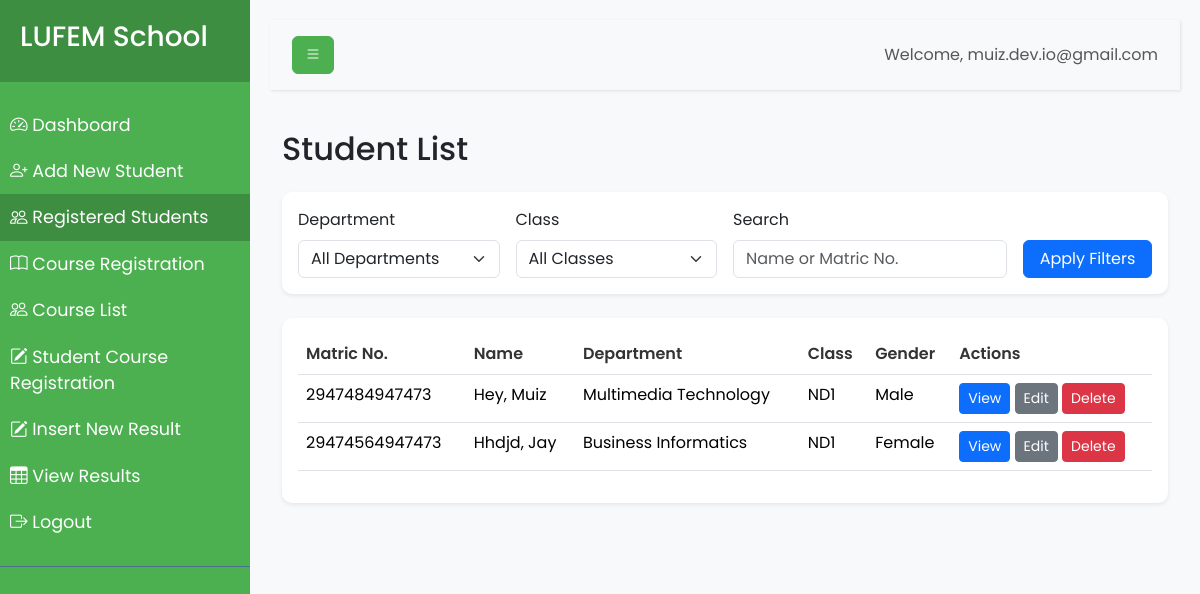
The page /dashboard/student_list.php (signed in) on the database its author committed.
### tables this page shows
CREATE TABLE `Students` (
  `student_id` int(11) NOT NULL,
  `matriculation_number` varchar(20) NOT NULL,
  `first_name` varchar(50) NOT NULL,
  `last_name` varchar(50) NOT NULL,
  `department_id` int(11) NOT NULL,
  `gender` enum('Male','Female','Other') NOT NULL,
  `class` enum('ND1','ND2','HND1','HND2') NOT NULL,
  `academic_year_id` int(11) NOT NULL,
  `session_id` int(11) NOT NULL,
  `password` varchar(255) NOT NULL
);

CREATE TABLE `Departments` (
  `department_id` int(11) NOT NULL,
  `department_name` varchar(100) NOT NULL
);

### db.php (called while the page is built, shortened)
<?php
$host = 'localhost';
$dbname = 'lmf';
$username = 'root';
$password = '';
try {
    $conn = new mysqli($host, $username, $password, $dbname);
} catch (Exception $e) {
    die("Database connection failed: " . $e->getMessage());
}
function executeQuery($sql, $params = []) {
    global $conn;
    $stmt = $conn->prepare($sql);
    if (!empty($params)) {
        $types = str_repeat('s', count($params));
        $stmt->bind_param($types, ...$params);
    }
    $stmt->execute();
    return $stmt;
}
function fetchAll($sql, $params = []) {
    $stmt = executeQuery($sql, $params);
    $result = $stmt->get_result();
    return $result->fetch_all(MYSQLI_ASSOC);
}

### dashboard/student_list.php (the view, shortened to what this page needs)
<?php
require_once '../db.php';
$filters = [
    'department_id' => $_GET['department_id'] ?? '',
    'class' => $_GET['class'] ?? '',
    'search' => $_GET['search'] ?? '',
];
$page = isset($_GET['page']) ? (int)$_GET['page'] : 1;
$limit = 10;
$offset = ($page - 1) * $limit;
$query = "SELECT s.student_id, s.matriculation_number, s.first_name, s.last_name,
                 s.gender, s.class, d.department_name, d.department_id
          FROM Students s
          JOIN Departments d ON s.department_id = d.department_id
          WHERE 1=1";
$params = [];
$query .= " ORDER BY s.last_name, s.first_name";
$query .= " LIMIT ? OFFSET ?";
$params[] = $limit;
$params[] = $offset;
$students = fetchAll($query, $params);
?>
<!DOCTYPE html>
<html lang="en">
<head>
    <link href="https://cdn.jsdelivr.net/npm/bootstrap@5.3.3/dist/css/bootstrap.min.css" rel="stylesheet">
    <link href="https://cdn.jsdelivr.net/npm/bootstrap-icons@1.7.2/font/bootstrap-icons.css" rel="stylesheet">
    <link rel="stylesheet" href="../css/dashboard.css">
</head>
<body>
    <div class="wrapper">
        <?php include 'sidebar.php'; ?>
        <div id="content">
            <?php include 'navbar.php'; ?>
            <div class="container-fluid mt-4">
                <h2 class="mb-4">Student List</h2>
                <div class="card shadow-sm mb-4">
                    <div class="card-body">
                        <form id="filterForm" method="GET" class="row g-3">
                            <div class="col-md-3">
                                <label for="department" class="form-label">Department</label>
                                <select class="form-select" id="department" name="department_id">
                                    <option value="">All Departments</option>
                                </select>
                            </div>
                            <div class="col-md-3">
                                <label for="class" class="form-label">Class</label>
                                <select class="form-select" id="class" name="class">
                                    <option value="">All Classes</option>
                                </select>
                            </div>
                            <div class="col-md-4">
                                <label for="search" class="form-label">Search</label>
                                <input type="text" class="form-control" id="search" name="search" value="<?php echo htmlspecialchars($filters['search']); ?>" placeholder="Name or Matric No.">
                            </div>
                            <div class="col-md-2 d-flex align-items-end">
                                <button type="submit" class="btn btn-primary w-100">Apply Filters</button>
                            </div>
                        </form>
                    </div>
                </div>
                <div class="card shadow-sm">
                    <div class="card-body">
                        <div class="table-responsive">
                            <table class="table table-hover">
                                <thead>
                                    <tr>
                                        <th>Matric No.</th>
                                        <th>Name</th>
                                        <th>Department</th>
                                        <th>Class</th>
                                        <th>Gender</th>
                                        <th>Actions</th>
                                    </tr>
                                </thead>
                                <tbody>
                                    <?php foreach ($students as $student): ?>
                                        <tr data-student-id="<?php echo $student['student_id']; ?>"
                                            data-matric-number="<?php echo htmlspecialchars($student['matriculation_number']); ?>"
                                            data-first-name="<?php echo htmlspecialchars($student['first_name']); ?>"
                                            data-last-name="<?php echo htmlspecialchars($student['last_name']); ?>"
                                            data-department-id="<?php echo $student['department_id']; ?>"
                                            data-department-name="<?php echo htmlspecialchars($student['department_name']); ?>"
                                            data-class="<?php echo htmlspecialchars($student['class']); ?>"
                                            data-gender="<?php echo htmlspecialchars($student['gender']); ?>">
                                            <td><?php echo htmlspecialchars($student['matriculation_number']); ?></td>
                                            <td><?php echo htmlspecialchars($student['last_name'] . ', ' . $student['first_name']); ?></td>
                                            <td><?php echo htmlspecialchars($student['department_name']); ?></td>
                                            <td><?php echo htmlspecialchars($student['class']); ?></td>
                                            <td><?php echo htmlspecialchars($student['gender']); ?></td>
                                            <td class="action-buttons">
                                                <button class="btn btn-sm btn-primary view-student" data-bs-toggle="modal" data-bs-target="#studentModal">View</button>
                                                <button class="btn btn-sm btn-secondary edit-student" data-bs-toggle="modal" data-bs-target="#studentModal">Edit</button>
                                                <button class="btn btn-sm btn-danger delete-student" data-bs-toggle="modal" data-bs-target="#deleteConfirmModal">Delete</button>
                                            </td>
                                        </tr>
                                    <?php endforeach; ?>
                                </tbody>
                            </table>
                        </div>
                    </div>
                </div>
            </div>
        </div>
    </div>
</body>
</html>

### css/dashboard.css (style rules this page uses)
body { font-family: 'Poppins', sans-serif; background-color: #f8f9fa; }
.wrapper { display: flex; width: 100%; align-items: stretch; }
#content { width: 100%; padding: 20px; min-height: 100vh; transition: all 0.3s; }
.card { border: none; border-radius: 10px; box-shadow: 0 2px 4px rgba(0,0,0,0.1); margin-bottom: 20px; }
.table th { font-weight: 600; color: #333; }

### dashboard/student_list.php (style rules this page uses)
.table-responsive { overflow-x: auto; }
.action-buttons .btn { padding: 0.25rem 0.5rem; font-size: 0.875rem; }

### rows shown on the page
students: matriculation_number "2947484947473", last_name+first_name "Hey, Muiz", department.department_name "Multimedia Technology", class "ND1", gender "Male"
students: matriculation_number "29474564947473", last_name+first_name "Hhdjd, Jay", department.department_name "Business Informatics", class "ND1", gender "Female"

### other values the page prints
$_SESSION['admin_username'] "muiz.dev.io@gmail.com"
